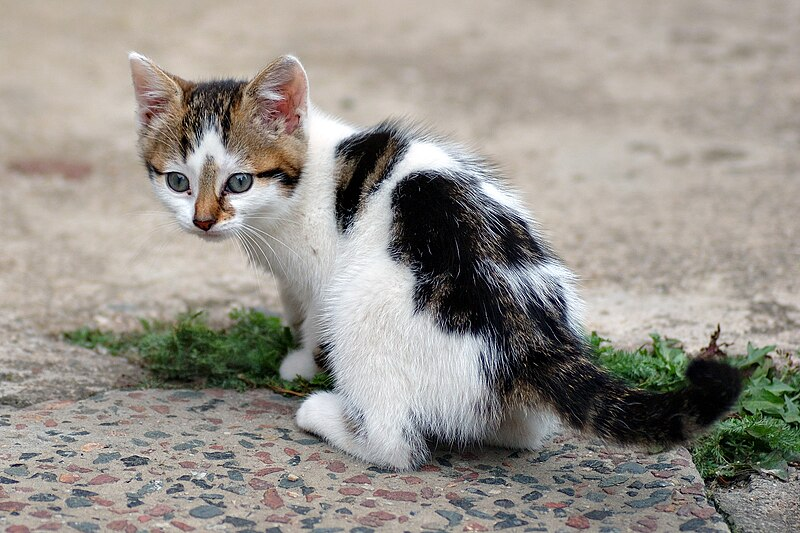
#> input picture Practical 2/cat1.jpg, 800 x 533 px
$ jupyter execute practical02_2.ipynb   (shell and % lines are left out)   (older library calls are emulated)
#> lines starting #> are read from the running program, lines starting #| are printed output that depends on the picture
# Laplacian Operator and Tutorial.
Following:
1. https://docs.opencv.org/3.4/d5/db5/tutorial_laplace_operator.html
2. https://pyimagesearch.com/2021/04/28/opencv-smoothing-and-blurring/
3. https://docs.opencv.org/3.4/d2/d2c/tutorial_sobel_derivatives.html
4. https://docs.opencv.org/4.x/d4/d13/tutorial_py_filtering.html

Acknowlegement: Image by Tomascastelazo, CC BY-SA 3.0 <https://creativecommons.org/licenses/by-sa/3.0>, via Wikimedia Commons

[cell 1]
import sys
import os
import cv2
import numpy as np
import matplotlib.pyplot as plt

[cell 2]
## Function to display image using Matplotlib
def display_image(image1, strng):
    image = cv2.cvtColor(image1, cv2.COLOR_BGR2RGB) ##BGR to RGB conversion for display using Matplotlib
    plt.title(strng)
    plt.imshow(image)
    plt.show()

## Read Image

[cell 3]
img = cv2.imread("cat1.jpg")
#> img is the input picture: shape (533, 800, 3); mean B, G, R 139.7, 146.7, 151.3
display_image(img, "Original Image")

[cell 4]
src_gray = cv2.cvtColor(img, cv2.COLOR_BGR2GRAY)
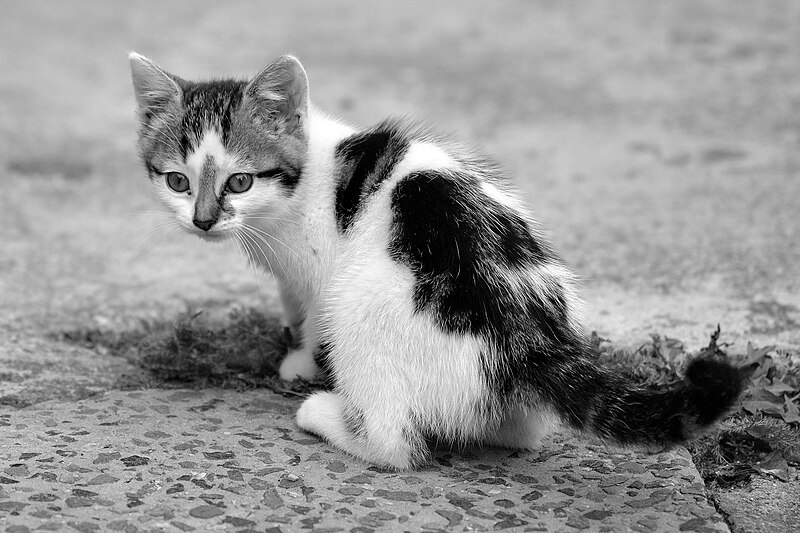
#> src_gray: shape (533, 800); min 0, max 255, mean 147.3
display_image(src_gray, "Grayscale ")

## Blurring Image

[cell 5]
img2 = cv2.GaussianBlur(img, (3, 3), 30)
display_image(img2, "Gaussian Blur")

## Difference of Gaussian

[cell 6]
src_original = cv2.cvtColor(img2, cv2.COLOR_BGR2GRAY)
img3 = cv2.subtract(src_gray, src_original)
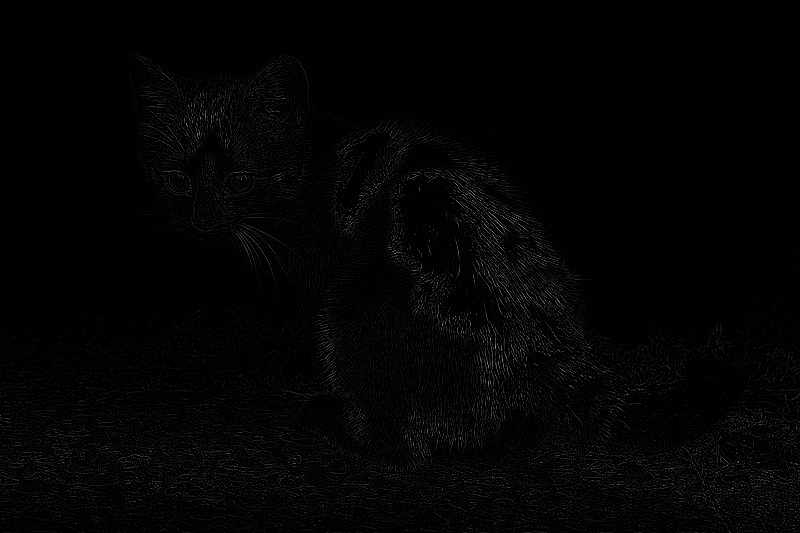
#> img3: shape (533, 800); min 0, max 150, mean 3.6
display_image(img3, "DoG")

## Using Median Blur

[cell 7]
src_original = cv2.medianBlur(img, 5)
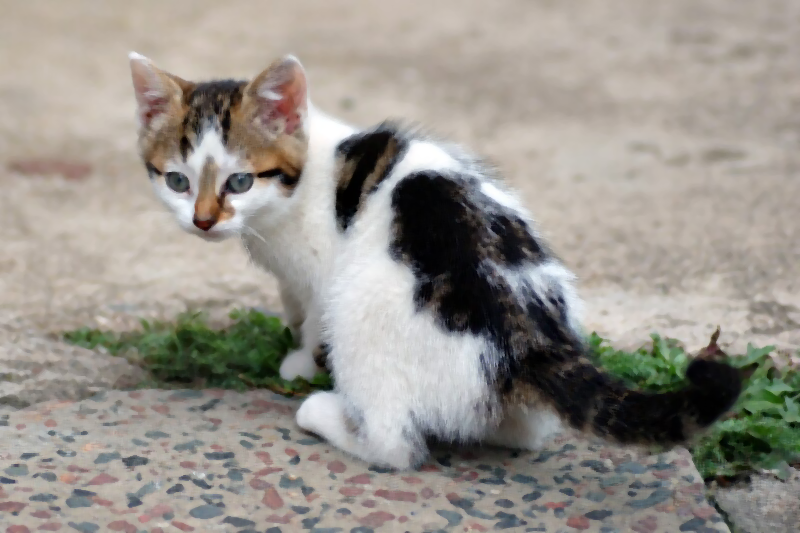
#> src_original: shape (533, 800, 3); mean B, G, R 139.7, 146.7, 151.4
display_image(src_original, "Median Blur")

## Sobel Filter

[cell 8]
scale = 1
delta = 0
ddepth = cv2.CV_16S  ## To prevent overflow
kernel_size = 3

grad_x = cv2.Sobel(src_gray, ddepth, 1, 0, ksize=kernel_size, scale=scale, delta=delta, borderType=cv2.BORDER_DEFAULT)
grad_y = cv2.Sobel(src_gray, ddepth, 0, 1, ksize=kernel_size, scale=scale, delta=delta, borderType=cv2.BORDER_DEFAULT)
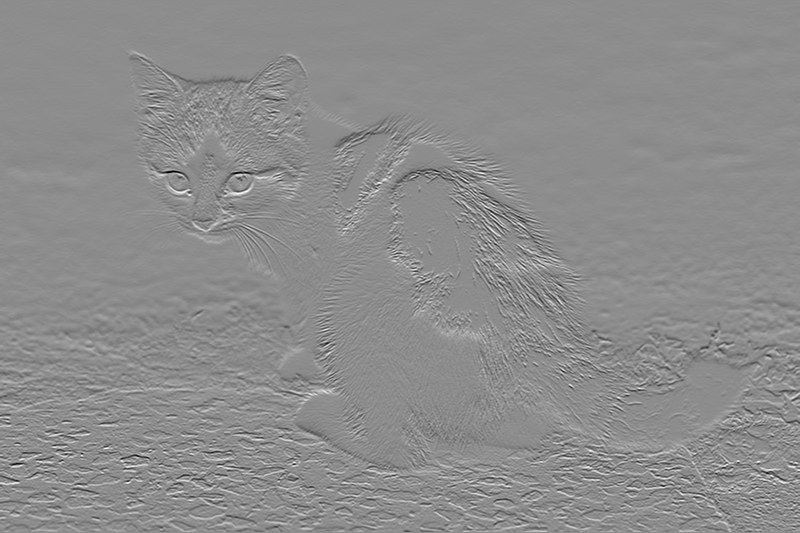
#> grad_y: shape (533, 800) int16; min -904, max 731, mean -0.6; drawn with min black and max white

abs_grad_x = cv2.convertScaleAbs(grad_x)
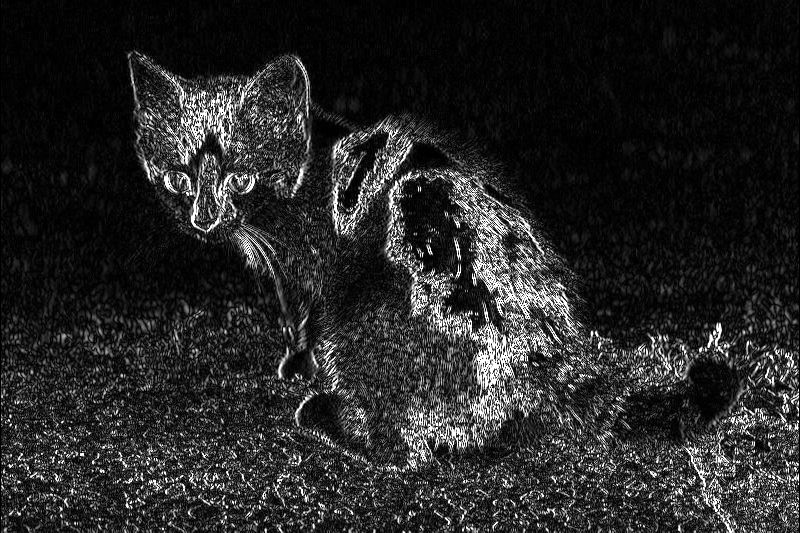
#> abs_grad_x: shape (533, 800); min 0, max 255, mean 38.9
abs_grad_y = cv2.convertScaleAbs(grad_y)
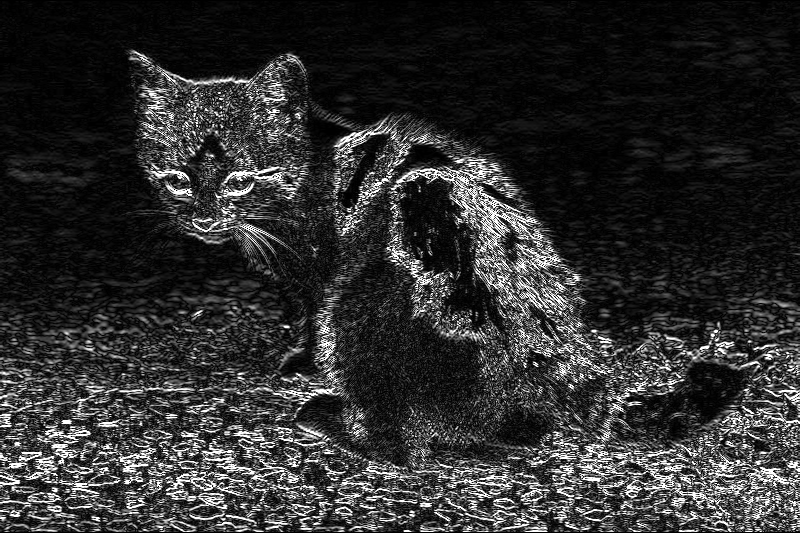
#> abs_grad_y: shape (533, 800); min 0, max 255, mean 46.8

grad = cv2.addWeighted(abs_grad_x, 0.5, abs_grad_y, 0.5, 0) ## approximating gradient
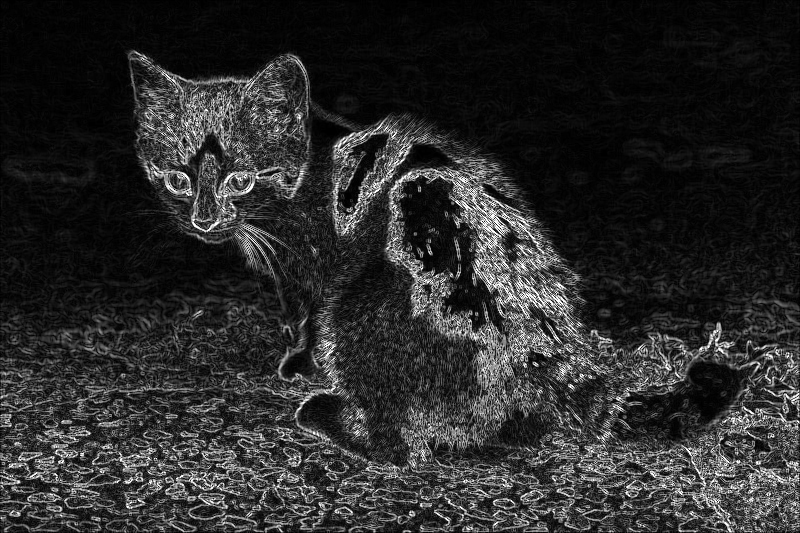
#> grad: shape (533, 800); min 0, max 255, mean 42.8
display_image(grad, "Sobel")

## Laplacian Operator

[cell 9]
dst = cv2.Laplacian(img, ddepth, ksize=kernel_size)
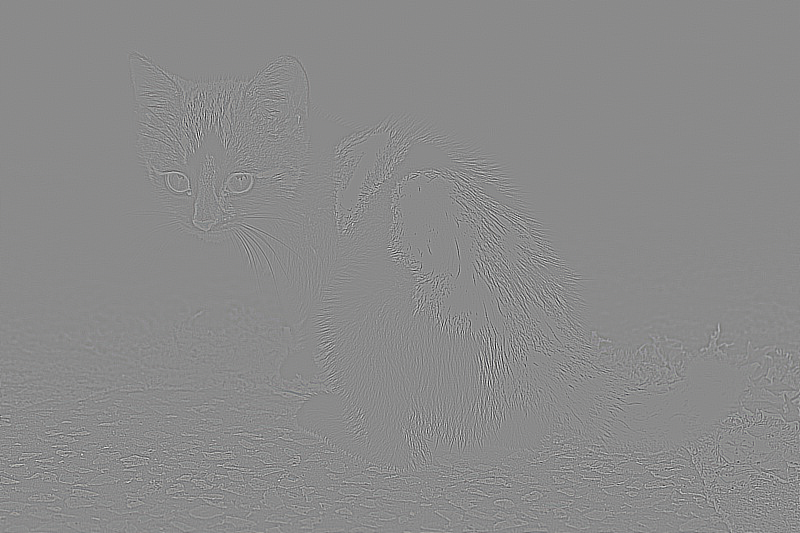
#> dst: shape (533, 800, 3) int16; mean B, G, R 0, 0, 0; drawn with min black and max white
abs_dst = cv2.convertScaleAbs(dst)
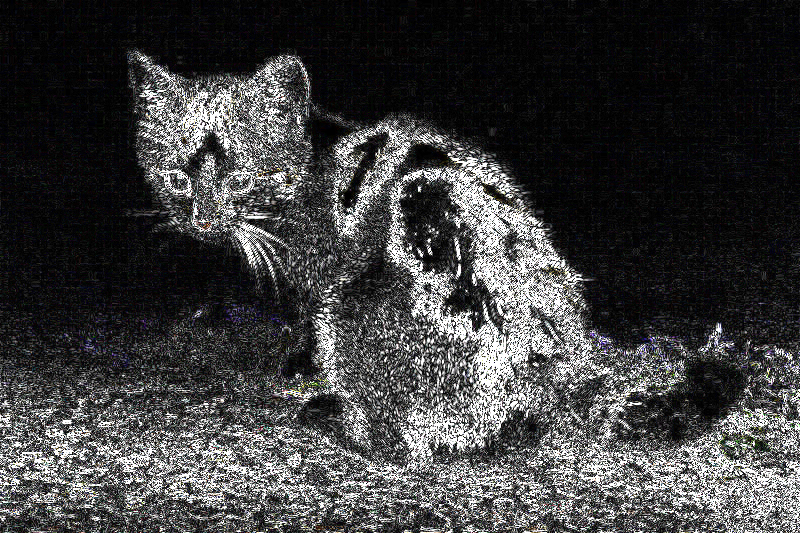
#> abs_dst: shape (533, 800, 3); mean B, G, R 63, 62.5, 62.6
display_image(abs_dst, "Laplacian Operator W/O Blurring")

dst = cv2.Laplacian(src_original, ddepth, ksize=kernel_size)
abs_dst = cv2.convertScaleAbs(dst)
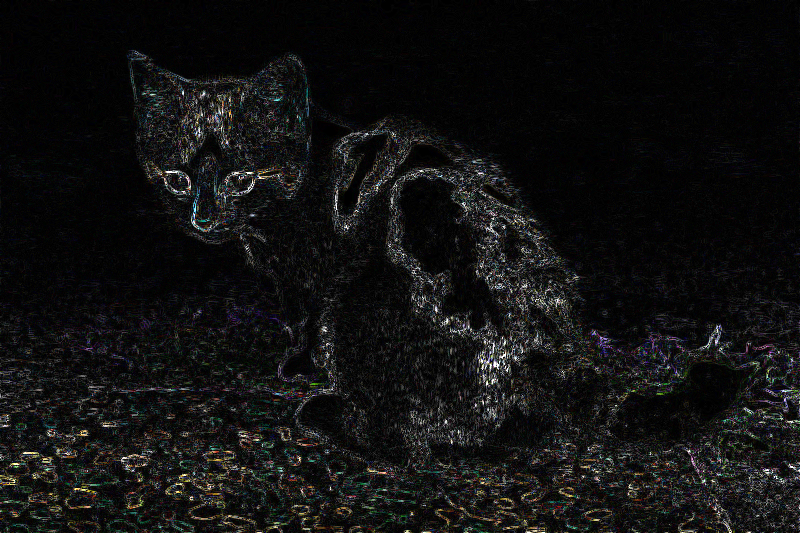
#> abs_dst: shape (533, 800, 3); mean B, G, R 17.2, 17.4, 17.4
display_image(abs_dst, "Laplacian Operator with the Median Blur")

$ run again, with Practical 2/fish.jpg copied over Practical 2/cat1.jpg
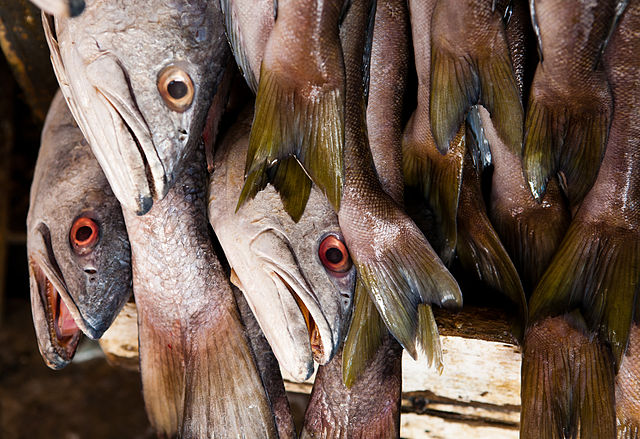
#> input picture Practical 2/fish.jpg, 640 x 439 px
#> img is the input picture: shape (439, 640, 3); mean B, G, R 79, 90.9, 111.4
#> `dst = cv2.Laplacian(src_original, ddepth, ksize=kernel_size)`:
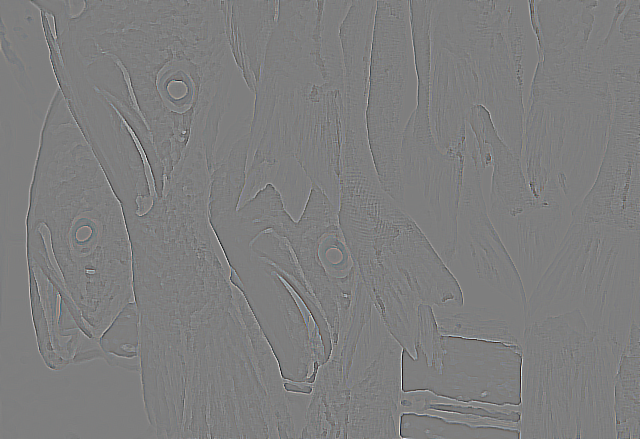
#> dst: shape (439, 640, 3) int16; mean B, G, R 0, 0, 0; drawn with min black and max white
#> `abs_dst = cv2.convertScaleAbs(dst)`:
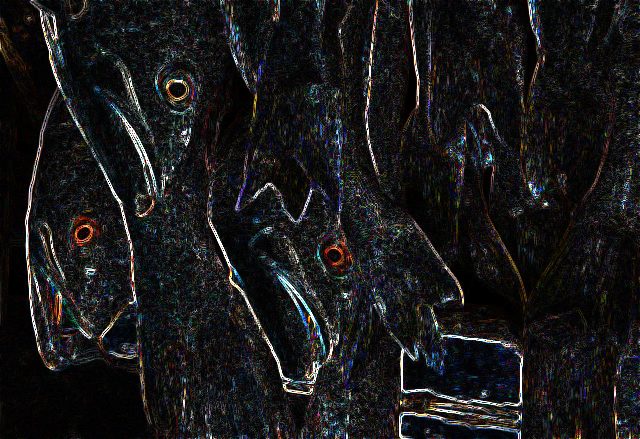
#> abs_dst: shape (439, 640, 3); mean B, G, R 25.7, 25.1, 25.5
